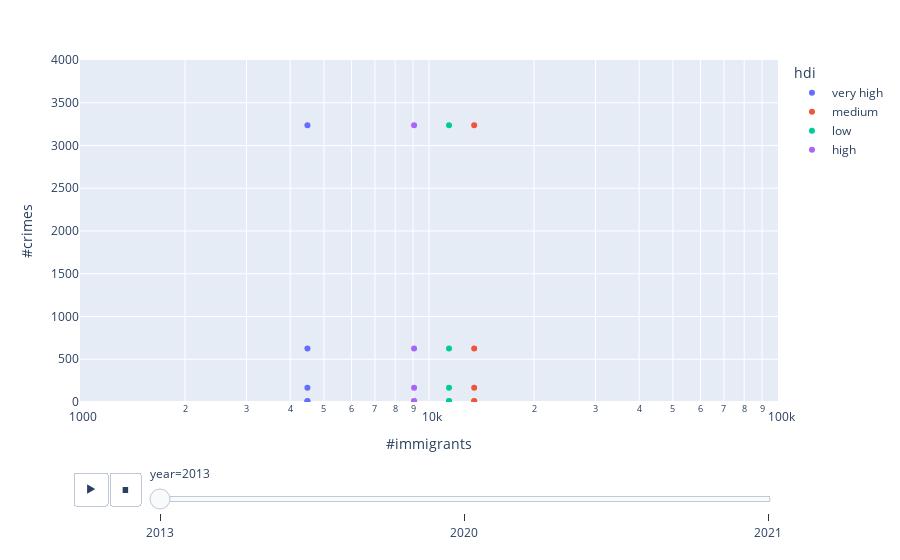

Notebook cell for this chart:
### Code cell
px.scatter(merged_df, x="#immigrants", y="#crimes", animation_frame="year", animation_group="crime", 
           color='hdi',hover_name="region",
           log_x=True, size_max=55, range_x=[1000,100000], range_y=[0,4000])

### Figure 1 — Plotly figure (JSON) as saved in the notebook; plotly's stock layout.template omitted (floating-point values rounded to 4 significant figures; data arrays with more than 128 entries replaced by an {"elided": "..."} marker saying what was removed)
{"data": [{"hovertemplate": "<b>%{hovertext}</b><br><br>hdi=very high<br>year=2013<br>#immigrants=%{x}<br>#crimes=%{y}<extra></extra>", "hovertext": {"elided": "165 str values"}, "ids": {"elided": "165 str values"}, "legendgroup": "very high", "marker": {"color": "#636efa", "symbol": "circle"}, "mode": "markers", "name": "very high", "orientation": "v", "showlegend": true, "type": "scatter", "x": {"elided": "165 int values"}, "xaxis": "x", "y": {"elided": "165 float values"}, "yaxis": "y"}, {"hovertemplate": "<b>%{hovertext}</b><br><br>hdi=medium<br>year=2013<br>#immigrants=%{x}<br>#crimes=%{y}<extra></extra>", "hovertext": {"elided": "165 str values"}, "ids": {"elided": "165 str values"}, "legendgroup": "medium", "marker": {"color": "#EF553B", "symbol": "circle"}, "mode": "markers", "name": "medium", "orientation": "v", "showlegend": true, "type": "scatter", "x": {"elided": "165 int values"}, "xaxis": "x", "y": {"elided": "165 float values"}, "yaxis": "y"}, {"hovertemplate": "<b>%{hovertext}</b><br><br>hdi=low<br>year=2013<br>#immigrants=%{x}<br>#crimes=%{y}<extra></extra>", "hovertext": {"elided": "165 str values"}, "ids": {"elided": "165 str values"}, "legendgroup": "low", "marker": {"color": "#00cc96", "symbol": "circle"}, "mode": "markers", "name": "low", "orientation": "v", "showlegend": true, "type": "scatter", "x": {"elided": "165 int values"}, "xaxis": "x", "y": {"elided": "165 float values"}, "yaxis": "y"}, {"hovertemplate": "<b>%{hovertext}</b><br><br>hdi=high<br>year=2013<br>#immigrants=%{x}<br>#crimes=%{y}<extra></extra>", "hovertext": {"elided": "165 str values"}, "ids": {"elided": "165 str values"}, "legendgroup": "high", "marker": {"color": "#ab63fa", "symbol": "circle"}, "mode": "markers", "name": "high", "orientation": "v", "showlegend": true, "type": "scatter", "x": {"elided": "165 int values"}, "xaxis": "x", "y": {"elided": "165 float values"}, "yaxis": "y"}], "layout": {"legend": {"title": {"text": "hdi"}, "tracegroupgap": 0}, "margin": {"t": 60}, "sliders": [{"active": 0, "currentvalue": {"prefix": "year="}, "len": 0.9, "pad": {"b": 10, "t": 60}, "steps": [{"args": [["2013"], {"frame": {"duration": 0, "redraw": false}, "fromcurrent": true, "mode": "immediate", "transition": {"duration": 0, "easing": "linear"}}], "label": "2013", "method": "animate"}, {"args": [["2020"], {"frame": {"duration": 0, "redraw": false}, "fromcurrent": true, "mode": "immediate", "transition": {"duration": 0, "easing": "linear"}}], "label": "2020", "method": "animate"}, {"args": [["2021"], {"frame": {"duration": 0, "redraw": false}, "fromcurrent": true, "mode": "immediate", "transition": {"duration": 0, "easing": "linear"}}], "label": "2021", "method": "animate"}], "x": 0.1, "xanchor": "left", "y": 0, "yanchor": "top"}], "updatemenus": [{"buttons": [{"args": [null, {"frame": {"duration": 500, "redraw": false}, "fromcurrent": true, "mode": "immediate", "transition": {"duration": 500, "easing": "linear"}}], "label": "&#9654;", "method": "animate"}, {"args": [[null], {"frame": {"duration": 0, "redraw": false}, "fromcurrent": true, "mode": "immediate", "transition": {"duration": 0, "easing": "linear"}}], "label": "&#9724;", "method": "animate"}], "direction": "left", "pad": {"r": 10, "t": 70}, "showactive": false, "type": "buttons", "x": 0.1, "xanchor": "right", "y": 0, "yanchor": "top"}], "xaxis": {"anchor": "y", "domain": [0, 1], "range": [3.0, 5], "title": {"text": "#immigrants"}, "type": "log"}, "yaxis": {"anchor": "x", "domain": [0, 1], "range": [0, 4000], "title": {"text": "#crimes"}}}}
